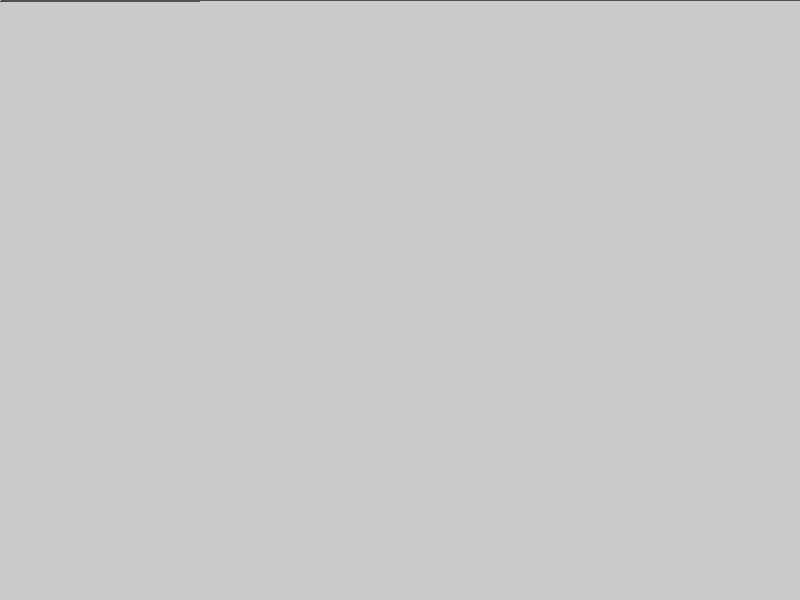
Frame 1 (no input)
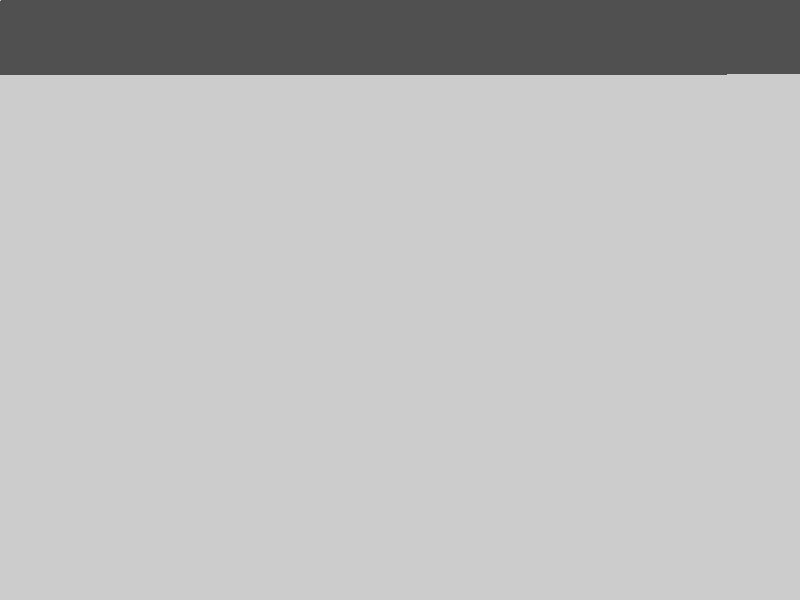
Frame 60 (the mouse pressed at the canvas centre just before this capture)
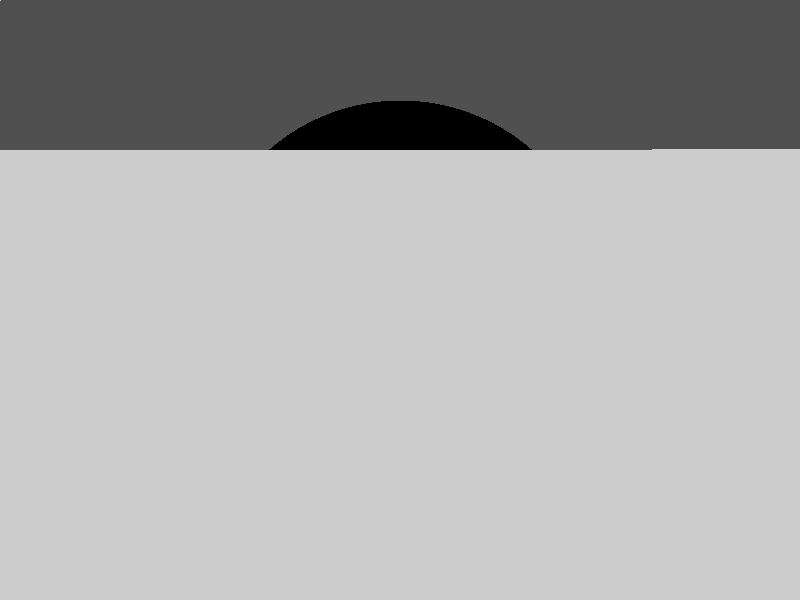
Frame 120 (the mouse held since frame 60 and released just before this capture)

The Processing sketch that drew these frames (run headless with seeded random() and noise(); from frame 60 on, the mouse is pressed at the canvas centre):

// Processing sketch: ray_Prak1
// ── ray_Prak1.pde
Scene gScene;
int ix=0;
int iy=0;

void setup() {
  frameRate(1000);
  size(800, 600);
  gScene=new Scene();

}

void draw() {
for(int i =0; i<1000;i++)
  if(i<1000)
    _trace();
  
}

void _trace(){
ix++;
  if (ix>width) {
    ix=0;
    iy++;
    if (iy>height)
      iy=0;
  }


  color c = gScene.raytrace(new Ray(new Vektor(ix, iy, 0)));
  set(ix, iy, c);


}
// ── Ray.pde
class Ray {
  Vektor _d; // Rayspitze
  Vektor _o; // Rayursprung
  Ray(Vektor start) {
    _o=start.clone();
    _d=new Vektor(0,0,1);
  }
  
  Vektor direction(){
    return _d.clone();
  }
  Vektor origin(){
   return _o.clone(); 
  }
  Vektor param(float t){
    return _o.plusV(_d.multi(t));
  }
}
// ── Scene.pde
class Scene {
  Ray _Strahl;
  Vektor _licht;
  VisualObject _sphere;
  boolean _nothingHit;


  Scene() {
    _sphere=new VisualObject(new Vektor(width/2, height/2, 0));
    _licht=new Vektor(50, -255, 0);
  }

  color raytrace(Ray strahl) {
    _Strahl=strahl;
    if (_sphere.hits(_Strahl)) {
      _nothingHit=false;
      return color(_sphere.normV().skalar(_licht));
      //return color(180, 180, 90);
    } else {
      _nothingHit=true;
      return color(80);
    }
  }

}
// ── Vektor.pde
class Vektor{
float _x;
float _y;
float _z;
  
  Vektor(float x, float y, float  z){
    _x=x;
    _y=y;
    _z=z;
}
Vektor clone(){
 return new Vektor(_x,_y,_z); 
}
Vektor(Vektor another){
  _x=another._x;
  _y=another._y;
  _z=another._z;
}

Vektor plusV(Vektor summand){
  return new Vektor(_x+summand._x,_y+summand._y,_z+summand._z);
}
Vektor minusV(Vektor summand){
  return new Vektor(_x-summand._x,_y-summand._y,_z-summand._z);
}
Vektor multi(float n){
  return new Vektor(_x*n,_y*n,_z*n);
}

float dist(Vektor v){
  float Xnew=_sqr(_x-v._x);
  float Ynew=_sqr(_y-v._y);
  float Znew=_sqr(_z-v._z);
  return Xnew+Ynew+Znew;
}

float skalar(Vektor v){
  float Xnew=_x*v._x;
  float Ynew=_y*v._y;
  float Znew=_z*v._z;
  return Xnew+Ynew+Znew;
  
}
Vektor umdreh(){
  return new Vektor(-_x,-_y,-_z);
}

float lenght(){
  return(sqrt(_x*_x+_y*_y+_z*_z));
}

float _sqr(float n){
  return n*n;
}

}
// ── VisualObject.pde
class VisualObject{
Vektor _center;
float _rad;
float _t;
float _dist;
float _dt;

Ray _strahl;
Vektor _p;
Vektor _N;
Vektor _hit;

  VisualObject(Vektor loc){
    _center=loc.clone();
    _rad=200;
  }
  
boolean hits(Ray strahl){
  _strahl=strahl;
  // T ausrechnen:
  _t = _strahl.direction().skalar(_center.minusV(_strahl.origin()));
  
  // P ausrechnen
  _p=_strahl.param(_t);
  
  // Abstand
  _dist=_center.dist(_p);
  
  _dt = sqrt((_rad*_rad)-(_dist*_dist));
  
  
  if(_dist<(_rad*_rad))
    return true;
  else return false;
  

} 
Vektor normV(){
  //eintrittspunkt
  Vektor _hit = _strahl.param(_t-_dt);
  
  Vektor _N=new Vektor(_center.minusV(_hit)); 
  Vektor _norm = new Vektor(_N._x/_N.lenght(),_N._y/_N.lenght(),_N._z/_N.lenght());
  return _norm.clone();
}
  
void render(){
  translate(_center._x,_center._y,_center._z);
  sphere(_rad);
}


}
